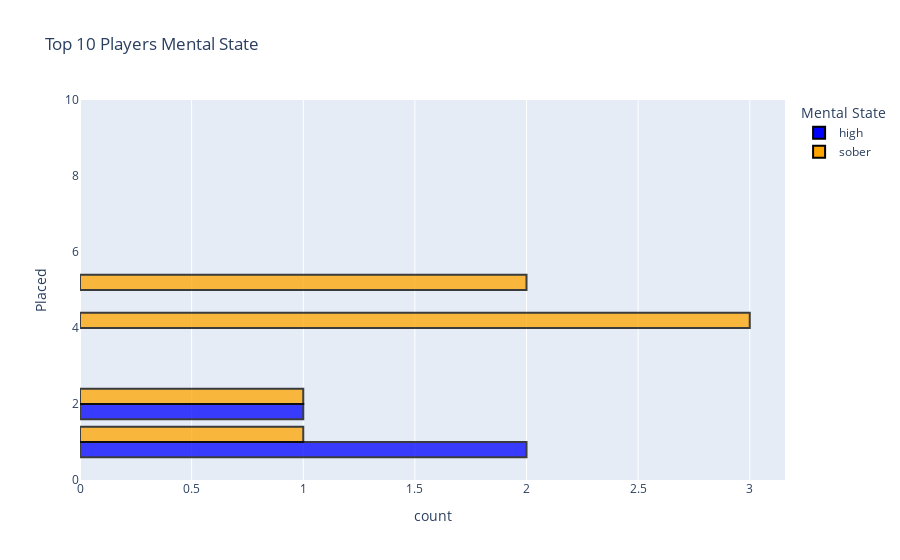

Notebook source saved alongside this figure:
### Code cell
top10 = px.histogram(
    top_10,
    y='Placed',
    color='Mental State',
    title='Top 10 Players Mental State',
    barmode='group',
    opacity=0.75,
    color_discrete_map={'sober': 'orange', 'high': 'blue'},
    nbins=5,
    histfunc='count'
)
top10.update_traces(marker_line_width=2, marker_line_color='black')
top10.update_layout(
    yaxis=dict(range=[0, 10]),
    xaxis=dict(title='count')
)
top10.show()

### Figure 1 — Plotly figure (JSON) as saved in the notebook; plotly's stock layout.template omitted (floating-point values rounded to 4 significant figures)
{"data": [{"alignmentgroup": "True", "bingroup": "y", "histfunc": "count", "hovertemplate": "Mental State=high<br>count=%{x}<br>Placed=%{y}<extra></extra>", "legendgroup": "high", "marker": {"color": "blue", "line": {"color": "black", "width": 2}, "opacity": 0.75, "pattern": {"shape": ""}}, "name": "high", "nbinsy": 5, "offsetgroup": "high", "orientation": "h", "showlegend": true, "type": "histogram", "xaxis": "x", "y": [1, 1, 2], "yaxis": "y"}, {"alignmentgroup": "True", "bingroup": "y", "histfunc": "count", "hovertemplate": "Mental State=sober<br>count=%{x}<br>Placed=%{y}<extra></extra>", "legendgroup": "sober", "marker": {"color": "orange", "line": {"color": "black", "width": 2}, "opacity": 0.75, "pattern": {"shape": ""}}, "name": "sober", "nbinsy": 5, "offsetgroup": "sober", "orientation": "h", "showlegend": true, "type": "histogram", "xaxis": "x", "y": [1, 2, 4, 4, 4, 5, 5], "yaxis": "y"}], "layout": {"barmode": "group", "legend": {"title": {"text": "Mental State"}, "tracegroupgap": 0}, "title": {"text": "Top 10 Players Mental State"}, "xaxis": {"anchor": "y", "domain": [0, 1], "title": {"text": "count"}}, "yaxis": {"anchor": "x", "domain": [0, 1], "range": [0, 10], "title": {"text": "Placed"}}}}
